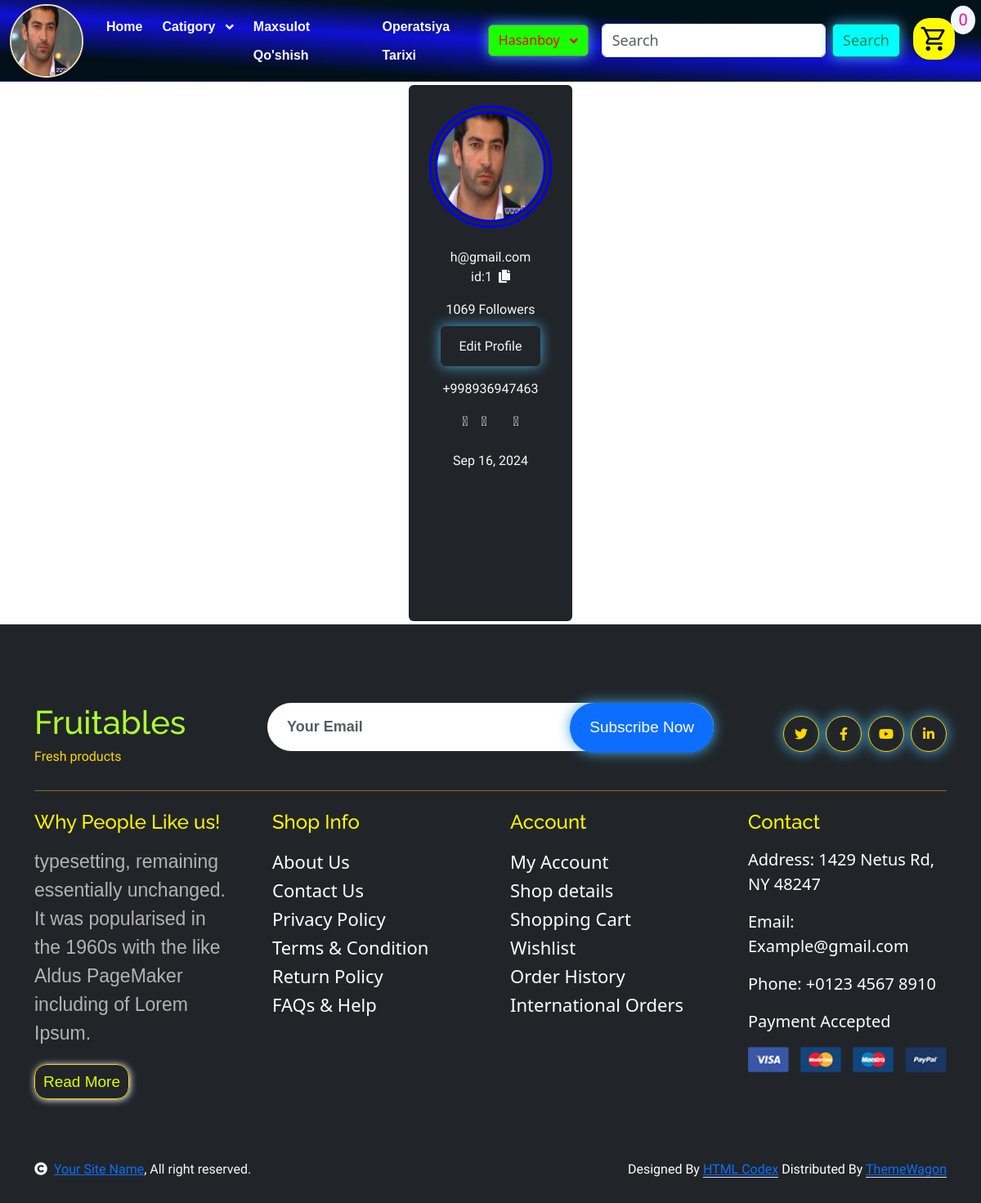
The app's page /user/profil/1/ (signed in) with its own data.
### users/models.py (models this page shows)
class User(AbstractUser):
    img=models.ImageField(upload_to='user_img/',null=True,blank=True)
    user_phone=models.CharField(max_length=13)

### users/views.py (the view)
# urls.py: path('profil/<int:pk>/', Profil.as_view(), name="profil"),
class Profil(View):
    def get(self,request,pk):
        user_profil=User.objects.get(id=pk)
        return render(request,'user/profil.html',context={'user_profil':user_profil})

### product/cart.py (called while the page is built)
    def __len__(self):
        return len(self.cart)

### product/context_processors.py (called while the page is built)
def users(request):
    return {"users":User.objects.all()}

def catigory(request):
    return {"catigory":Catigory.objects.all()}

def cart(request):
    return {"cart":Cart_Product(request)}

### templates/user/profil.html (shortened to what this page needs)
{% extends "base.html" %} {% block content %}
<div class="container p-1 d-flex justify-content-center">
  <div class="card p-4 bg-dark" style="height: 82vh;">
    <div
      class="image d-flex flex-column justify-content-center align-items-center"
    >
        <img src="{{user.img.url}}" height="100" width="100" style="width: 150px; height: 150px; border-radius: 50%; border: 10px double blue;"/>
      <span class="idd text-light" >{{user.email}}</span>
      <div
        class="d-flex flex-row justify-content-center align-items-center gap-2"
      >
        <span class="idd1 text-light">id:{{user.id}}</span>
        <span class="text-light"><i class="fa fa-copy"></i></span>
      </div>
      <div
        class="d-flex flex-row justify-content-center align-items-center mt-3"
      >
        <span class="number text-light">1069 <span class="follow">Followers</span></span>
      </div>
      <div class="d-flex mt-2">
        <button class="btn btn-dark "><a href="{%url 'users:update' user.id%}" style="text-decoration: none; color: aliceblue;padding: 10px;">Edit Profile</a></button>
      </div>
      <div class="text mt-3 text-light">
        <span>
          {{user.user_phone}}
        </span>
      </div>
      <div
        class="gap-3 mt-3 icons d-flex flex-row justify-content-center align-items-center"
      >
        <span class="text-light"><i class="fa-brands fa-twitter"></i></span>
        <span class="text-light"><i class="fa-brands fa-facebook"></i></span>
        <span class="text-light"><i class="fa-brands fa-linkedin"></i></span>
      </div>
      <div class="px-2 rounded mt-4 date">
        <span class="join text-light">{{user.date_joined|date:"M d, Y"}}</span>
      </div>
    </div>
  </div>
</div>
{% endblock %}

### templates/base.html (shortened to what this page needs)
{% load static %}
<!DOCTYPE html>
<html lang="zxx">
<head>
    <link rel="stylesheet" href="https://use.fontawesome.com/releases/v5.15.4/css/all.css"/>
    <link href="https://cdn.jsdelivr.net/npm/bootstrap-icons@1.4.1/font/bootstrap-icons.css" rel="stylesheet">
    <link href="{% static "lib/lightbox/css/lightbox.min.css" %}" rel="stylesheet">
    <link href="{% static "lib/owlcarousel/assets/owl.carousel.min.css" %}" rel="stylesheet">
    <link href="{% static "css/bootstrap.min.css" %}" rel="stylesheet">
    <link rel="stylesheet" href="{% static "css1/stayl.css" %}">
    <link href="{% static "css/style.css" %}" rel="stylesheet">
    <link href="https://cdn.jsdelivr.net/npm/bootstrap@5.3.3/dist/css/bootstrap.min.css" rel="stylesheet">
</head>
<body>
    <nav class="navbar navbar-expand-lg" style="background: rgb(1,15,24);background: linear-gradient(3deg, rgba(1,15,24,1) 20%, rgba(16,16,213,1) 50%, rgba(1,18,27,1) 73%);">
        <div class="container-fluid">
            {% if user.is_authenticated %}
                <img src="{{user.img.url}}" alt="" style="width:90px;height: 90px;border-radius: 50px;border: 2px solid wheat;">
            {%else%}
                <img src="{% static "img/shaxs.png" %}" alt="" style="width:90px;height: 90px;border-radius: 50px;border: 1px solid rgb(0, 0, 0);box-shadow: 1px 1px 2px black; background-color: aliceblue;">
            {% endif %}
          <div class="collapse navbar-collapse " id="navbarSupportedContent">
            <ul class="navbar-nav me-auto mb-2 mb-lg-0 gap-2" style="margin-left: 20px;">
              <li class="nav-item">
                <a class="nav-link active text-light" aria-current="page" href="{%url 'product:home'%}">Home</a>
              </li>
              <li class="nav-item dropdown text-light">
                <a class="nav-link dropdown-toggle text-light" href="#" role="button" data-bs-toggle="dropdown" aria-expanded="false">
                  Catigory
                </a>
              </li>
              <li class="nav-item">
                <a class="nav-link text-light" style="cursor: pointer;" href="{%url 'product:addkitob'%}">Maxsulot Qo'shish</a>
              </li>
              <li class="nav-item">
                <a class="nav-link text-light" style="cursor: pointer;" href="{%url 'product:orders'%}">Operatsiya Tarixi</a>
              </li>
            </ul>
            {%if user.is_authenticated%}
                <div class="dropdown">
                    <button class="btn btn-secondary dropdown-toggle" style="text-transform: capitalize; background-color: rgb(26, 255, 6); color: rgb(255, 0, 0); font-family: 'Segoe UI', Tahoma, Geneva, Verdana, sans-serif;" type="button" id="dropdownMenu2" data-bs-toggle="dropdown" aria-expanded="false">
                    {{user.username}}
                    </button>
                </div>
            {% endif %}
            <form class="d-flex mx-3" role="search" method="get">
                <input class="form-control me-2" value="{{search_query}}" name="q" type="search" placeholder="Search" aria-label="Search" style="font-size: 18px; font-family: 'Segoe UI', Tahoma, Geneva, Verdana, sans-serif;">
                <button class="btn btn-outline-success btn-info" style="font-size: 18px; font-family: 'Segoe UI', Tahoma, Geneva, Verdana, sans-serif; background-color: aqua;">Search</button>
            </form>
            <a style="position: relative;margin-right: 20px;" href="{%url 'product:cart_summery'%}">
                <span style="position: absolute; top: -15px; right: -25px; font-size: 20px;color: rgb(255, 4, 155); background-color: aliceblue;border-radius: 50%;min-height: 20px;min-width: 30px;text-align: center;">{{cart|length}}</span>
                <span id="karzinka" class="material-symbols-outlined" style="transition:.5s all;cursor: pointer;font-size: 35px;background-color: rgb(255, 251, 2);border-radius: 40%;padding: 8px; color: rgb(0, 0, 0);">shopping_cart</span>
            </a>
          </div>
        </div>
      </nav>
    {% block content %}
    {% endblock  %}
    <div class="container-fluid bg-dark text-white-50 footerl pt-5">
        <div class="container py-5">
            <div class="pb-4 mb-4" style="border-bottom: 1px solid rgba(226, 175, 24, 0.5) ;">
                <div class="row g-4">
                    <div class="col-lg-3">
                        <a href="#" style="text-decoration: none;">
                            <h1 class="mb-0" style="color: greenyellow;">Fruitables</h1>
                            <p class=" mb-0" style="color: gold;">Fresh products</p>
                        </a>
                    </div>
                    <div class="col-lg-6">
                        <div class="position-relative mx-auto">
                            <input class="form-control border-0 w-100 py-3 px-4 rounded-pill" type="number" placeholder="Your Email" style="font-family: 'Lucida Sans', 'Lucida Sans Regular', 'Lucida Grande', 'Lucida Sans Unicode', Geneva, Verdana, sans-serif; font-size: 18px; font-weight: 700;">
                            <button type="submit" class="btn a btn-primary border-0 border-secondary py-3 px-4 position-absolute rounded-pill text-white" style="top: 0; right: 0; font-size: 19px; font-family: 'Gill Sans', 'Gill Sans MT', Calibri, 'Trebuchet MS', sans-serif;">Subscribe Now</button>
                        </div>
                    </div>
                    <div class="col-lg-3">
                        <div class="d-flex justify-content-end pt-3">
                            <a class="btn  btn-outline-secondary me-2 btn-md-square rounded-circle" href="" style="border: 1px solid gold; color: gold;display: flex;align-items: center;"><i class="fab fa-twitter"></i></a>
                            <a class="btn btn-outline-secondary me-2 btn-md-square rounded-circle" href="" style="border: 1px solid gold; color: gold;display: flex;align-items: center;"><i class="fab fa-facebook-f"></i></a>
                            <a class="btn btn-outline-secondary me-2 btn-md-square rounded-circle" href="" style="border: 1px solid gold; color: gold;display: flex;align-items: center;"><i class="fab fa-youtube"></i></a>
                            <a class="btn btn-outline-secondary btn-md-square rounded-circle" href="" style="border: 1px solid gold; color: gold;display: flex;align-items: center;"><i class="fab fa-linkedin-in"></i></a>
                        </div>
                    </div>
                </div>
            </div>
            <div class="row g-5">
                <div class="col-lg-3 col-md-6">
                    <div class="footer-iteml">
                        <h4 class="mb-3">Why People Like us!</h4>
                        <p class="mb-4" style="color: rgb(182, 178, 178);font-size: 23px; font-family: 'Gill Sans', 'Gill Sans MT', Calibri, 'Trebuchet MS', sans-serif;">typesetting, remaining essentially unchanged. It was
                            popularised in the 1960s with the like Aldus PageMaker including of Lorem Ipsum.</p>
                        <a id="a" href="" style="border: 1px solid gold;color: rgb(225, 255, 0); text-decoration: none; font-family: 'Gill Sans', 'Gill Sans MT', Calibri, 'Trebuchet MS', sans-serif; font-size: 19px;padding: 10px;border-radius: 15px;box-shadow: 1px 1px 8px white;">Read More</a>
                    </div>
                </div>
                <div class="col-lg-3 col-md-6">
                    <div class="d-flex flex-column text-start footer-iteml">
                        <h4 class="mb-3">Shop Info</h4>
                        <a class="btn-linkl" href="">About Us</a>
                        <a class="btn-linkl" href="">Contact Us</a>
                        <a class="btn-linkl" href="">Privacy Policy</a>
                        <a class="btn-linkl" href="">Terms & Condition</a>
                        <a class="btn-linkl" href="">Return Policy</a>
                        <a class="btn-linkl" href="">FAQs & Help</a>
                    </div>
                </div>
                <div class="col-lg-3 col-md-6">
                    <div class="d-flex flex-column text-start footer-iteml">
                        <h4 class="mb-3">Account</h4>
                        <a class="btn-linkl" href="">My Account</a>
                        <a class="btn-linkl" href="">Shop details</a>
                        <a class="btn-linkl" href="">Shopping Cart</a>
                        <a class="btn-linkl" href="">Wishlist</a>
                        <a class="btn-linkl" href="">Order History</a>
                        <a class="btn-linkl" href="">International Orders</a>
                    </div>
                </div>
                <div class="col-lg-3 col-md-6">
                    <div class="footer-item">
                        <h4 class="mb-3">Contact</h4>
                        <p class="p">Address: 1429 Netus Rd, NY 48247</p>
                        <p class="p">Email: Example@gmail.com</p>
                        <p class="p">Phone: +0123 4567 8910</p>
                        <p class="p">Payment Accepted</p>
                        <img src="{% static "img/payment.png" %}" class="img-fluid" alt="">
                    </div>
                </div>
            </div>
        </div>
    </div>
    <div class="container-fluid copyright bg-dark py-4">
        <div class="container">
            <div class="row">
                <div class="col-md-6 text-center text-md-start mb-3 mb-md-0">
                    <span class="text-light"><a href="#"><i class="fas fa-copyright text-light me-2"></i>Your Site Name</a>, All right reserved.</span>
                </div>
                <div class="col-md-6 my-auto text-center text-md-end text-white">
                    Designed By <a class="border-bottom" href="https://htmlcodex.com">HTML Codex</a> Distributed By <a class="border-bottom" href="https://themewagon.com">ThemeWagon</a>
                </div>
            </div>
        </div>
    </div>
</body>
</html>

### static/css1/stayl.css (style rules this page uses)
* { font-family: "Madimi One", sans-serif; font-weight: 400; font-style: normal; text-decoration: none; list-style: none; margin: 0; padding: 0; box-sizing: border-box; }
html, body { width: 100%; scroll-behavior: smooth; }
img { width: 100%; }
.btn { padding: 10px 30px; font-size: 1.2rem; color: #fff; background-color: #48A9DA; border-radius: 5px; text-align: center; box-shadow: 0 0 1rem #48A9DA; transition: .5s ease; }
.icons { margin-top: 50px; }

### static/css/style.css (style rules this page uses)
.btn { font-weight: 600; transition: .5s; }
.btn-md-square { width: 44px; height: 44px; }
.btn-square, .btn-sm-square, .btn-md-square, .btn-lg-square { padding: 0; display: flex; align-items: center; justify-content: center; font-weight: normal; }
.btn.border-secondary { transition: 0.5s; }
.navbar .navbar-nav .nav-link { padding: 10px 15px; font-size: 16px; transition: .5s; }
.navbar { height: 100px; border-bottom: 1px solid rgba(255, 255, 255, .1); }
.navbar .navbar-nav .nav-link:hover, .navbar .navbar-nav .nav-link.active, .fixed-top.bg-white .navbar .navbar-nav .nav-link:hover, .fixed-top.bg-white .navbar .navbar-nav .nav-link.active { color: var(--bs-primary); }
.navbar .dropdown-toggle::after { border: none; content: "\f107"; font-family: "Font Awesome 5 Free"; font-weight: 700; vertical-align: middle; margin-left: 8px; }
a { line-height: 35px; color: rgba(255, 255, 255, .5); transition: 0.5s; }
.footerl .footer-iteml p.mb-4 { line-height: 35px; }

### templates/base.html (style rules this page uses)
li>a { font-family: Verdana, Geneva, Tahoma, sans-serif; font-size: 18px; }
.nav-item>a { font-size: 20px; color: rgb(5, 5, 5); font-weight: 800; }
.btn-linkl { text-decoration: none; font-size: 22px; font-family: 'Segoe UI', Tahoma, Geneva, Verdana, sans-serif; color: rgb(255, 255, 255); }
.p { font-family: 'Segoe UI', Tahoma, Geneva, Verdana, sans-serif; font-size: 20px; color: white; }
h4 { color: rgb(255, 247, 0); }

### records on screen
User: img (picture), username "Hasanboy", email "h@gmail.com", id "1", user_phone "+998936947463", date_joined "Sep 16, 2024"

### other values on screen
{{ cart|length }} "0"
